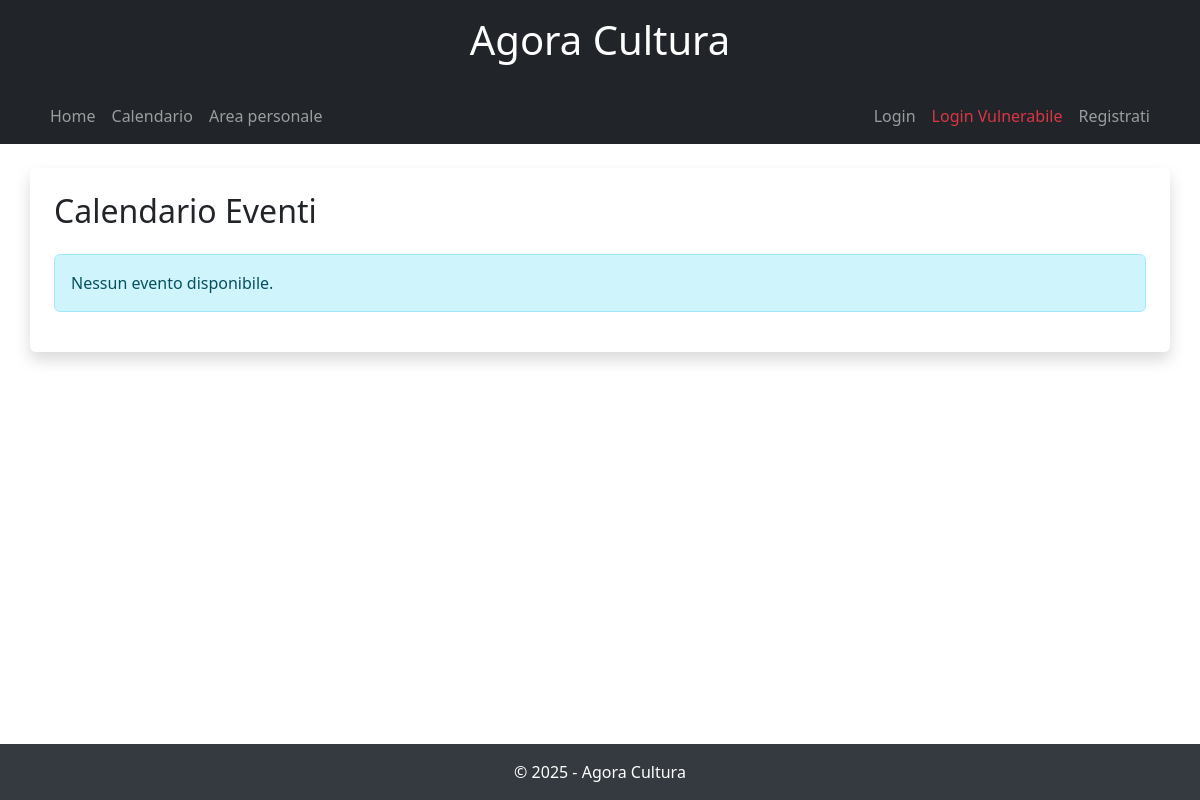
The page /calendario/ on the database as committed earlier.
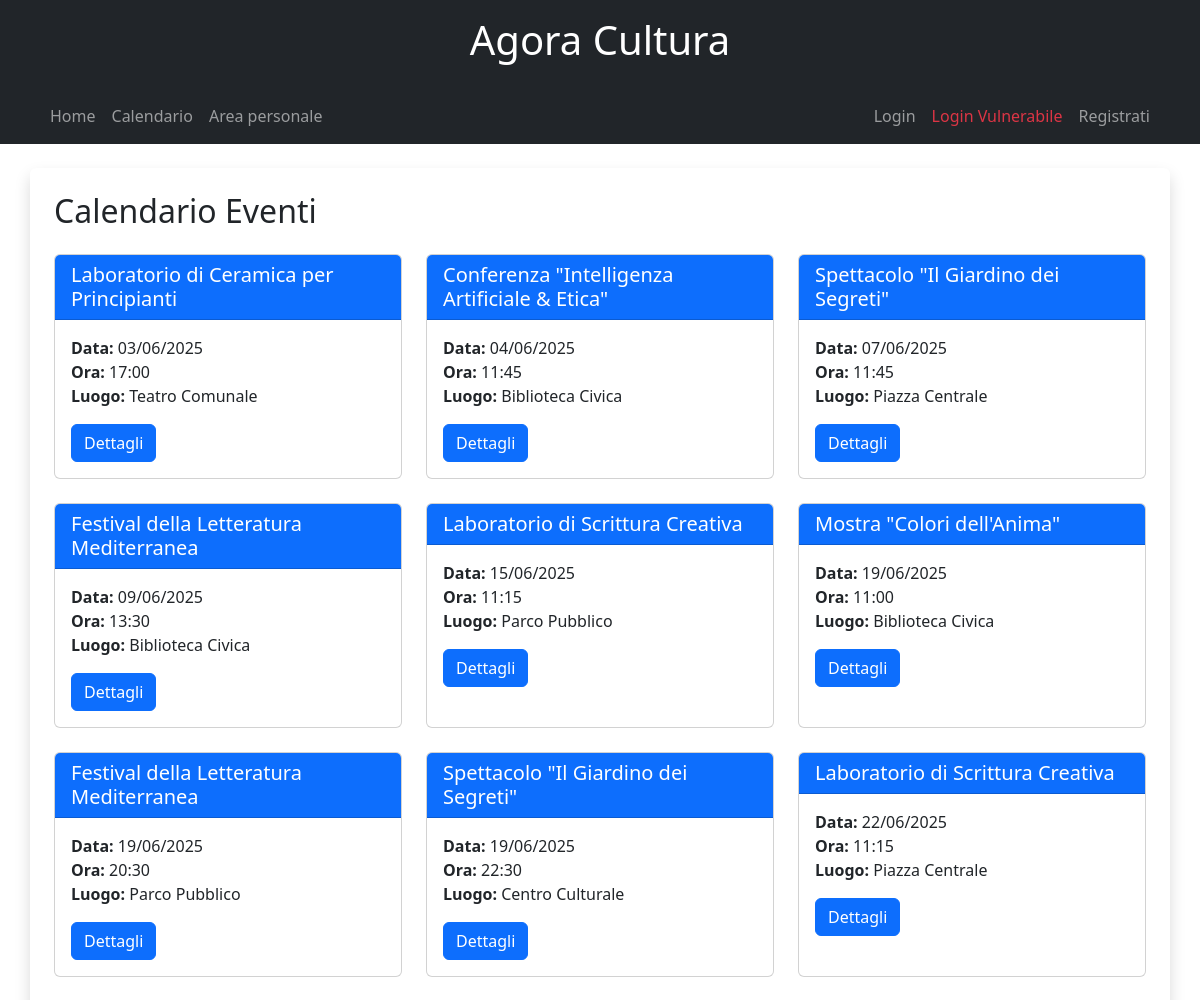
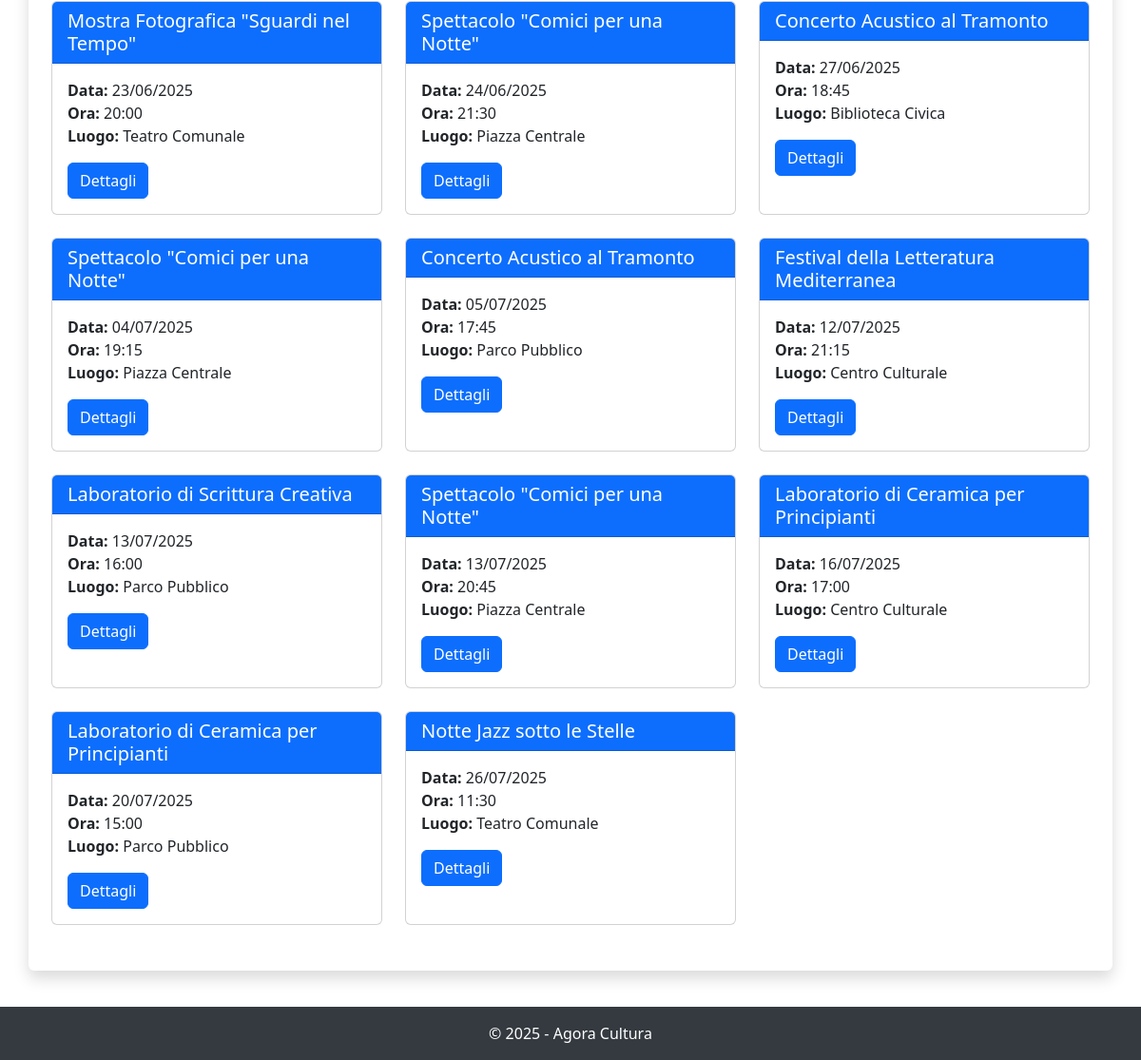
The same page on the database as committed later (2 pictures, top to bottom).
### AgoraCultura/models.py (models this page shows, shortened)
class Svolgimento(models.Model):
    evento = models.ForeignKey(Evento, on_delete=models.CASCADE)
    luogo = models.ForeignKey(Luogo, on_delete=models.CASCADE)
    data = models.DateField()
    orario = models.TimeField()
    videoprime = models.URLField(blank=True, null=True)

class Evento(models.Model):
    titolo = models.CharField(max_length=100)
    descrizione = models.TextField()
    prezzo = models.DecimalField(max_digits=6, decimal_places=2)
    tipologia = models.CharField(max_length=100)
    evidenza = models.BooleanField(default=False)
    supervisionato = models.BooleanField(default=False)
    organizzatore = models.ForeignKey(Utente, on_delete=models.CASCADE, related_name='eventi_organizzati', null=True)
    categorie = models.ManyToManyField(Categoria, through='Associazione')

class Luogo(models.Model):
    nome = models.CharField(max_length=100)
    indirizzo = models.CharField(max_length=255)
    capienza = models.IntegerField()
    citta = models.CharField(max_length=100)

### AgoraCultura/views.py (the view)
# urls.py: path('calendario/', views.calendario_eventi, name='calendario_eventi'),
def calendario_eventi(request):
    if request.user.is_authenticated:
        if request.user.ruolo == 'Organizzatore' and 'organizzatore_email' not in request.session:
            return redirect('login')
        elif request.user.ruolo == 'Amministratore' and 'amministratore_email' not in request.session:
            return redirect('login')
    svolgimenti = Svolgimento.objects.all().order_by('data', 'orario')
    return render(request, 'calendario_eventi.html', {'svolgimenti': svolgimenti})

### templates/calendario_eventi.html (shortened to what this page needs)
{% extends 'base.html' %}
{% block content %}
<h2 class="mb-4">Calendario Eventi</h2>
<div class="row">
    {% for svolgimento in svolgimenti %}
        <div class="col-md-6 col-lg-4 mb-4">
            <div class="card h-100">
                <div class="card-header bg-primary text-white">
                    <h5 class="card-title mb-0">{{ svolgimento.evento.titolo }}</h5>
                </div>
                <div class="card-body">
                    <p class="card-text">
                        <strong>Data:</strong> {{ svolgimento.data|date:"d/m/Y" }}<br>
                        <strong>Ora:</strong> {{ svolgimento.orario|time:"H:i" }}<br>
                        <strong>Luogo:</strong> {{ svolgimento.luogo.nome }}
                    </p>
                    <a href="{% url 'dettaglio_evento' svolgimento.evento.id %}" class="btn btn-primary">Dettagli</a>
                </div>
            </div>
        </div>
    {% empty %}
        <div class="col-12">
            <div class="alert alert-info">
                Nessun evento disponibile.
            </div>
        </div>
    {% endfor %}
</div>
{% endblock %}

### templates/base.html (shortened to what this page needs)
{% load static %}
<!DOCTYPE html>
<html lang="it">
<head>
    <link href="https://cdn.jsdelivr.net/npm/bootstrap@5.3.0-alpha1/dist/css/bootstrap.min.css" rel="stylesheet">
</head>
<body>
    <header class="bg-dark text-white py-3 text-center">
        <h1>Agora Cultura</h1>
    </header>
    <nav class="navbar navbar-expand-lg navbar-dark bg-dark">
        <div class="container">
            <div class="collapse navbar-collapse" id="navbarNav">
                <ul class="navbar-nav me-auto">
                    <li class="nav-item">
                        <a class="nav-link" href="{% url 'home' %}">Home</a>
                    </li>
                    <li class="nav-item">
                        <a class="nav-link" href="{% url 'calendario_eventi' %}">Calendario</a>
                    </li>
                    <li class="nav-item">
                        <a class="nav-link" href="{% url 'area_personale' %}">Area personale</a>
                    </li>
                </ul>
                <div class="navbar-nav">
                    {% if user.is_authenticated %}
                        <form method="post" action="{% url 'logout' %}" class="d-inline">
                            {% csrf_token %}
                            <button type="submit" class="btn btn-link nav-link">Logout</button>
                        </form>
                    {% else %}
                        <a class="nav-link" href="{% url 'login' %}">Login</a>
                        <a class="nav-link text-danger" href="{% url 'login_vulnerabile_cittadino' %}">Login Vulnerabile</a>
                        <a class="nav-link" href="{% url 'register' %}">Registrati</a>
                    {% endif %}
                </div>
            </div>
        </div>
    </nav>
    <main class="container my-4 p-4 bg-white rounded shadow">
        {% block content %}{% endblock %}
    </main>
    <footer class="footer py-3 text-center fixed-bottom">
        <div class="container">
            <p class="mb-0">&copy; 2025 - Agora Cultura</p>
        </div>
    </footer>
</body>
</html>

### templates/base.html (style rules this page uses)
body { padding-bottom: 70px; }
.footer { background-color: #343a40; color: white; }

Rows that differ between the two databases and show on the page:
added Svolgimento: evento.titolo "Laboratorio di Ceramica per Principianti", data "03/06/2025", orario "17:00", luogo.nome "Teatro Comunale"
added Svolgimento: evento.titolo "Conferenza \"Intelligenza Artificiale & Etica\"", data "04/06/2025", orario "11:45", luogo.nome "Biblioteca Civica"
added Svolgimento: evento.titolo "Spettacolo \"Il Giardino dei Segreti\"", data "07/06/2025", orario "11:45", luogo.nome "Piazza Centrale"
added Svolgimento: evento.titolo "Festival della Letteratura Mediterranea", data "09/06/2025", orario "13:30", luogo.nome "Biblioteca Civica"
added Svolgimento: evento.titolo "Laboratorio di Scrittura Creativa", data "15/06/2025", orario "11:15", luogo.nome "Parco Pubblico"
added Svolgimento: evento.titolo "Mostra \"Colori dell'Anima\"", data "19/06/2025", orario "11:00", luogo.nome "Biblioteca Civica"
added Svolgimento: evento.titolo "Festival della Letteratura Mediterranea", data "19/06/2025", orario "20:30", luogo.nome "Parco Pubblico"
added Svolgimento: evento.titolo "Spettacolo \"Il Giardino dei Segreti\"", data "19/06/2025", orario "22:30", luogo.nome "Centro Culturale"
added Svolgimento: evento.titolo "Laboratorio di Scrittura Creativa", data "22/06/2025", orario "11:15", luogo.nome "Piazza Centrale"
added Svolgimento: evento.titolo "Mostra Fotografica \"Sguardi nel Tempo\"", data "23/06/2025", orario "20:00", luogo.nome "Teatro Comunale"
added Svolgimento: evento.titolo "Spettacolo \"Comici per una Notte\"", data "24/06/2025", orario "21:30", luogo.nome "Piazza Centrale"
added Svolgimento: evento.titolo "Concerto Acustico al Tramonto", data "27/06/2025", orario "18:45", luogo.nome "Biblioteca Civica"
added Svolgimento: evento.titolo "Spettacolo \"Comici per una Notte\"", data "04/07/2025", orario "19:15", luogo.nome "Piazza Centrale"
added Svolgimento: evento.titolo "Concerto Acustico al Tramonto", data "05/07/2025", orario "17:45", luogo.nome "Parco Pubblico"
added Svolgimento: evento.titolo "Festival della Letteratura Mediterranea", data "12/07/2025", orario "21:15", luogo.nome "Centro Culturale"
added Svolgimento: evento.titolo "Laboratorio di Scrittura Creativa", data "13/07/2025", orario "16:00", luogo.nome "Parco Pubblico"
added Svolgimento: evento.titolo "Spettacolo \"Comici per una Notte\"", data "13/07/2025", orario "20:45", luogo.nome "Piazza Centrale"
added Svolgimento: evento.titolo "Laboratorio di Ceramica per Principianti", data "16/07/2025", orario "17:00", luogo.nome "Centro Culturale"
added Svolgimento: evento.titolo "Laboratorio di Ceramica per Principianti", data "20/07/2025", orario "15:00", luogo.nome "Parco Pubblico"
added Svolgimento: evento.titolo "Notte Jazz sotto le Stelle", data "26/07/2025", orario "11:30", luogo.nome "Teatro Comunale"
Other text that changed with them:
text no longer shown: "Nessun evento disponibile."
